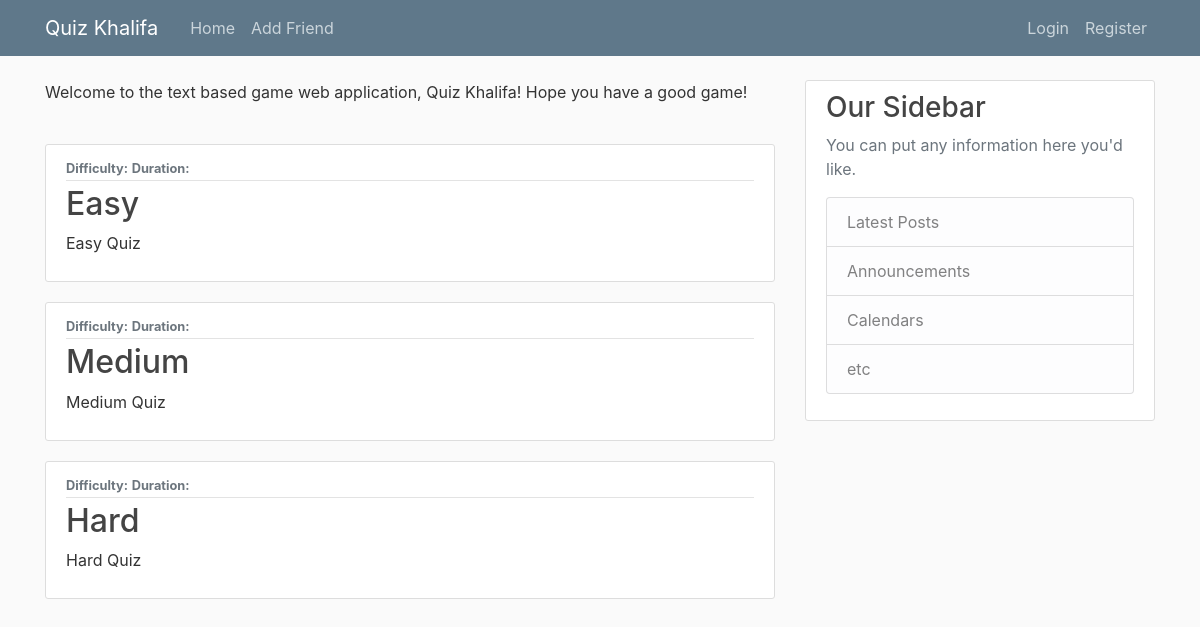
The page / on the database its author committed.
### quizkhalifa/models.py (models this page shows, shortened)
class Game(models.Model):
    title = models.CharField(max_length=255)
    description = models.TextField()
    created_at = models.DateTimeField(auto_now_add=True)

### quizkhalifa/views.py (the view)
# urls.py: 2. Add a URL to urlpatterns:  path('', views.home, name='home')
def home(request):
    games = Game.objects.all()  # Fetch all game instances
    return render(request, 'quiz-templates/home.html', {'games': games})

### quizkhalifa/templates/quiz-templates/home.html (shortened to what this page needs)
{% extends 'quiz-templates/base.html' %}
{% block content%}
    <p>Welcome to the text based game web application, Quiz Khalifa! Hope you have a good game!</p>
    <br>
    {% for game in games %}
        <article class="media content-section">
            <div class="media-body">
                <div class="article-metadata">
                    <small class="text-muted"><b>Difficulty:</b> {{game.difficulty}}</small>
                    <small class="text-muted"><b>Duration: </b>{{game.duration}}</small>
                </div>
            <h2><a class="article-title" href="{% url 'game_detail' game.id %}">{{ game.title }}</a></h2>
            <p class="article-content">{{game.description}}</p>
        </article>
    {% endfor %}
{% endblock content%}

### quizkhalifa/static/quiz-static/main.css (style rules this page uses)
body { background: #fafafa; color: #333333; margin-top: 5rem; }
h1, h2, h3, h4, h5, h6 { color: #444444; }
.content-section { background: #ffffff; padding: 10px 20px; border: 1px solid #dddddd; border-radius: 3px; margin-bottom: 20px; }
.article-title { color: #444444; }
.article-content { white-space: pre-line; }
.article-metadata { padding-bottom: 1px; margin-bottom: 4px; border-bottom: 1px solid #e3e3e3 }

### rows shown on the page
Game: title "Easy", description "Easy Quiz"
Game: title "Medium", description "Medium Quiz"
Game: title "Hard", description "Hard Quiz"
